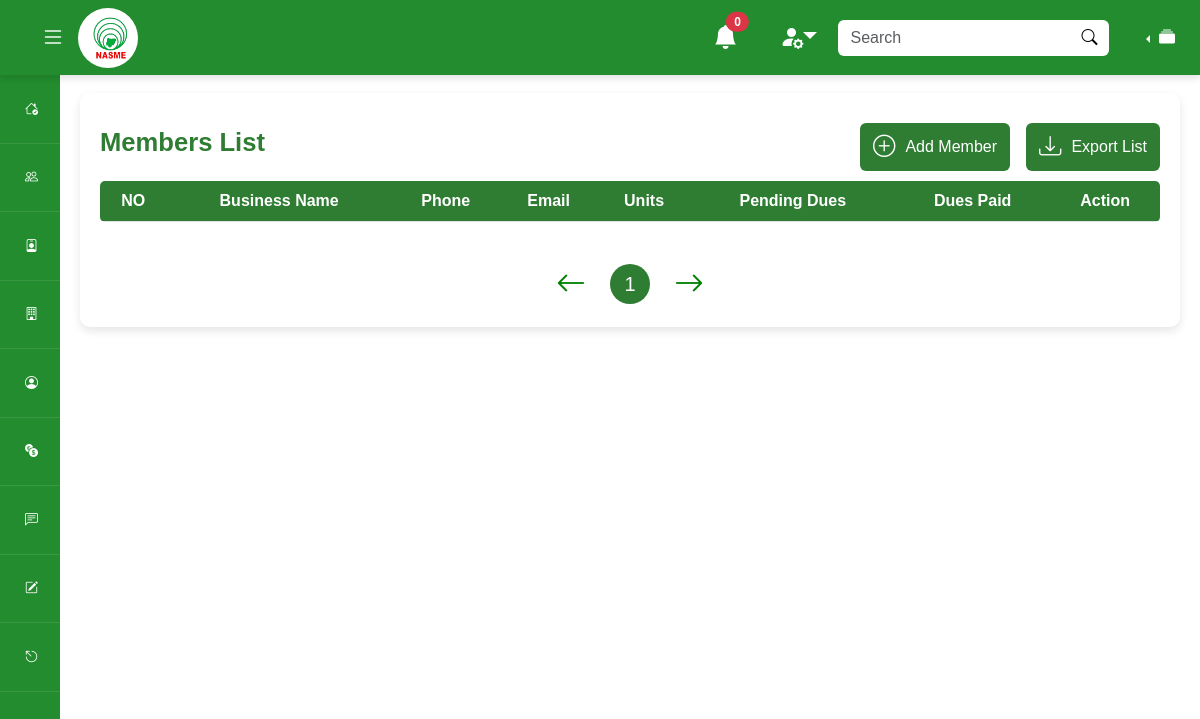
/testadmin/manage-member/ (signed in), run on an earlier commit of the app's database.
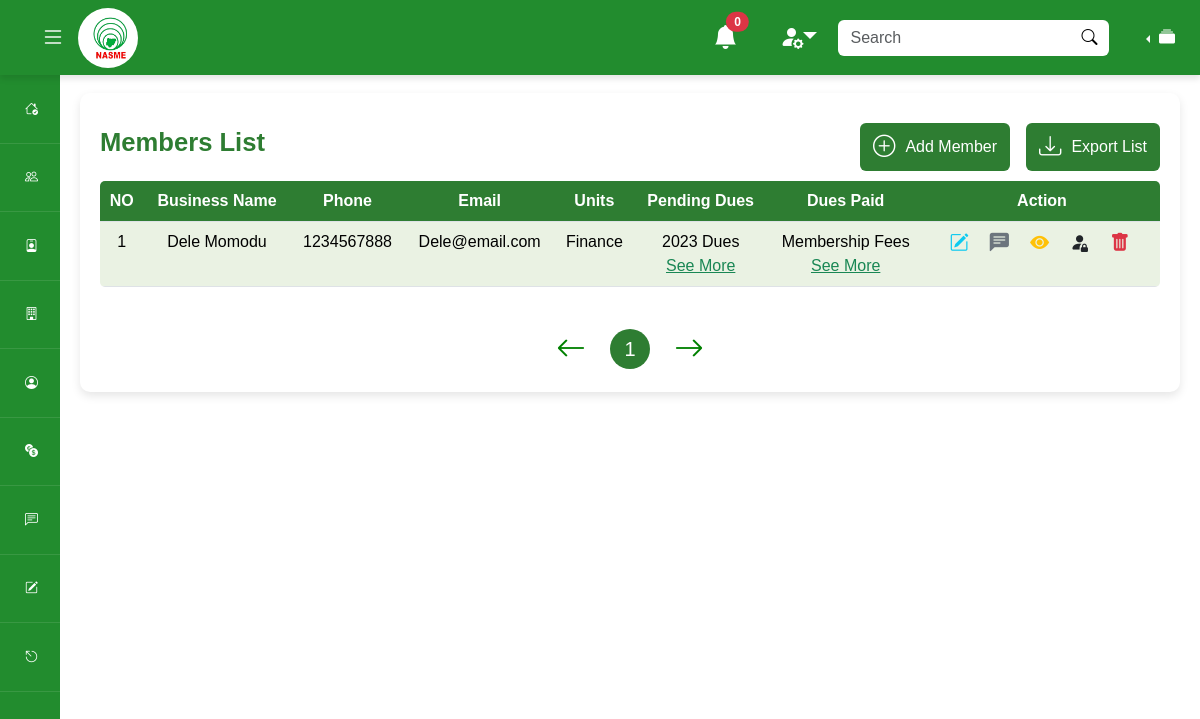
And on a later commit of the database.
### mainapp/models.py (models this page shows, shortened)
class User(AbstractUser):
    profile_pic = models.ImageField(upload_to='profile_pics/', blank=True, null=True)
    phone_num = models.CharField(null=True, max_length=20, validators=[validators.MinLengthValidator(10)])
    dob = models.DateField(auto_now=False, auto_now_add=False, null=True)
    has_filled_profile = models.BooleanField(default=False)
    last_updated = models.DateTimeField(auto_now=True)
    created_at = models.DateTimeField(auto_now_add=True)
    random_id = models.CharField(max_length=24, null=True)
    suspend_message = models.CharField(max_length=500, null=True)
    is_suspended = models.BooleanField(default=False)

class Business(models.Model):
    owner = models.OneToOneField(User, on_delete=models.CASCADE,)
    unit = models.OneToOneField(Unit, on_delete=models.CASCADE, null=True, blank=True)
    name = models.CharField(max_length=200)
    address  = models.CharField(max_length=100)
    about = models.TextField()
    services = models.CharField(max_length=500, help_text='Add services seperated by comma "," ')
    phone_num = models.CharField(max_length=20, null=True)
    email = models.EmailField(max_length=254, null=True)
    class Meta:
        verbose_name = ('Business')
        verbose_name_plural = ('Businesses')

class Unit(models.Model):
    unit_name = models.CharField(max_length=100)
    date_created = models.DateField(auto_now_add=True)
    def __str__(self):
        return self.unit_name

### adminapp/views.py (the view, shortened to what this page needs)
# urls.py: path('manage-member/', views.manage_member, name='manage-member'),
def manage_member(request):
    if request.user.is_authenticated == False and request.user.is_staff == False:
        return redirect('admin-login')
    members = User.objects.filter(is_staff = False)
    members = members.filter(is_active = True)
    businesses = Business.objects.filter(owner__is_active = True)
    context = {
        'members' : members,
        'businesses' : businesses,
    }
    return render(request, "adminapp/manage-membs.html",context)

### adminapp/context_processor.py (called while the page is built)
def global_resources(request):
    all_units = Unit.objects.all()
    context = {
        'units': all_units
    }
    return context

### templates/adminapp/manage-membs.html (shortened to what the changed rows need)
{% extends 'partials/base.html' %} {% load static %} {% block styles %}
<link rel="stylesheet" href="{% static 'css/styles.css' %}" />
{% endblock styles %} {% block content %}
<div class="w-100 my-5 table-contents">
  <div class="row justify-content-center align-items-center h-100">
    <div class="col-lg-12">
      <div class="table-container">
        <div class="table-actions">
          <h2>Members List</h2>
        </div>
        <div class="table-responsive-xxl w-100">
          <table class="table table-hover">
            <thead>
              <tr>
                <th class="text-center">NO</th>
                <th class="text-center">Business Name</th>
                <th class="text-center">Phone</th>
                <th class="text-center">Email</th>
                <th class="text-center">Units</th>
                <th class="text-center">Pending Dues</th>
                <th class="text-center">Dues Paid</th>
                <th class="text-center">Action</th>
              </tr>
            </thead>
            <tbody>
              {% for member in members %}
              <tr>
                <td>{{forloop.counter}}</td>
                <td>{% if member.business %}{{member.business.name}}{% else %}{{member.username}}{% endif %}</td>
                <td>{{member.phone_num}}</td>
                <td>{{member.email}}</td>
                <td>{% if member.business %}{{member.business.unit}}{% else %}N/A{% endif %}</td>
                <td>
                  2023 Dues<br /><a href="#" class="text-success">See More</a>
                </td>
                <td>
                  Membership Fees<br /><a href="#" class="text-success">See More</a>
                </td>
                <td class="action-icons">
                  <div class="action-icons-container">
                    <a href="#editMemberModal" data-bs-memberId="{{business.owner.random_id}}" data-bs-toggle="modal"
                      data-bs-business='
                      {
                        "memberName": "{{business.name}}",
                        "memberNum": "{{business.owner.phone_num}}",
                        "memberEmail": "{{business.owner.email}}",
                        "memberPfp" : "{% if business.owner.profile_pic.url is not None %}{{business.owner.profile_pic.url}}{% else %}{% endif %}"
                      }
                    ' class="text-info" title="edit-member"><i class="bi bi-pencil-square"></i></a>
                    <a href="#MessageMemberModal" data-bs-memberId="{{business.owner.random_id}}"
                      data-bs-businessName='{{business.name}}' data-bs-toggle="modal" class="text-secondary"
                      title="message-member"><i class="bi bi-chat-left-text-fill"></i></a>
                    <a href="#" class="text-warning" title="view-member-details"><i class="bi bi-eye-fill"></i></a>
                    <a href="#SuspendMemberModal" data-bs-memberId="{{business.owner.random_id}}"
                      data-bs-businessName='{{business.name}}' class="text-dark" data-bs-toggle="modal"
                      title="Suspend-member"><i class="bi bi-person-fill-lock"></i></a>
                    <a href="#deleteMembermodal" data-bs-memberId="{{business.owner.random_id}}" data-bs-toggle="modal"
                      class="text-danger" title="Delete-member"><i class="bi bi-trash-fill"></i></a>
                  </div>
                </td>
              </tr>
              {% endfor %}
            </tbody>
          </table>
        </div>
      </div>
    </div>
  </div>
</div>
</div>
{% endblock content %}

What changed in the data, as far as the page shows it:
added User: business.name "Dele Momodu", phone_num "1234567888", email "Dele@email.com", business.unit "Finance"
